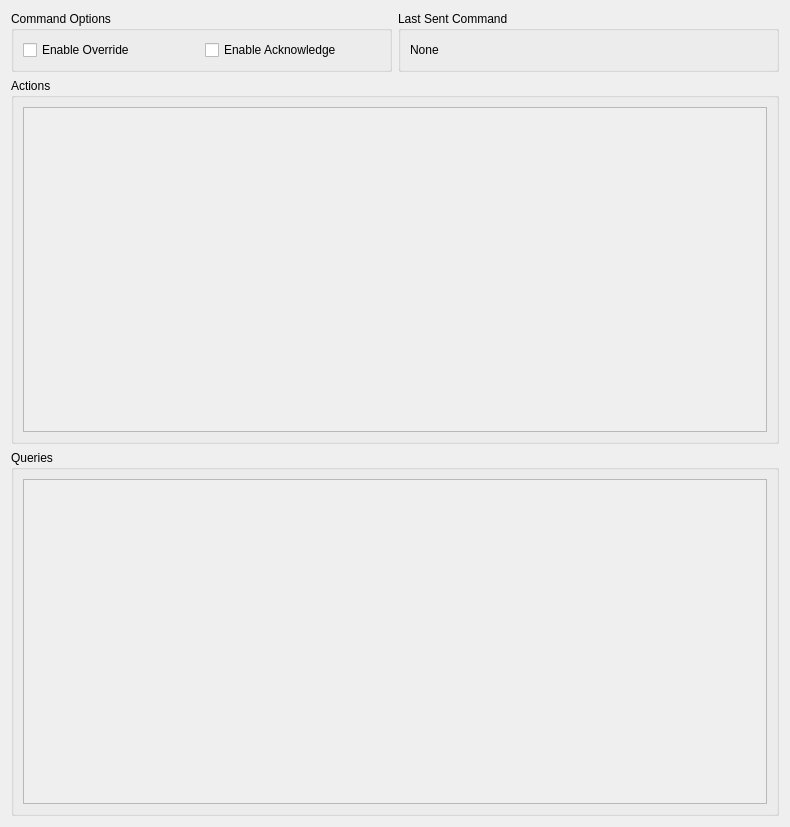
<?xml version="1.0" encoding="UTF-8"?>
<ui version="4.0">
 <class>FunctionLibrary</class>
 <widget class="QWidget" name="FunctionLibrary">
  <property name="geometry">
   <rect>
    <x>0</x>
    <y>0</y>
    <width>790</width>
    <height>827</height>
   </rect>
  </property>
  <property name="windowTitle">
   <string>Function Library</string>
  </property>
  <layout class="QVBoxLayout" name="verticalLayout">
   <item>
    <layout class="QHBoxLayout" name="horizontalLayout_5">
     <item>
      <widget class="QGroupBox" name="groupBox_9">
       <property name="title">
        <string>Command Options</string>
       </property>
       <layout class="QHBoxLayout" name="horizontalLayout_3">
        <item>
         <widget class="QCheckBox" name="ovrBit">
          <property name="text">
           <string>Enable Override</string>
          </property>
         </widget>
        </item>
        <item>
         <widget class="QCheckBox" name="ackBit">
          <property name="text">
           <string>Enable Acknowledge</string>
          </property>
         </widget>
        </item>
       </layout>
      </widget>
     </item>
     <item>
      <widget class="QGroupBox" name="groupBox_8">
       <property name="title">
        <string>Last Sent Command</string>
       </property>
       <layout class="QHBoxLayout" name="horizontalLayout_7">
        <item>
         <widget class="QLabel" name="lastSentLabel">
          <property name="text">
           <string>None</string>
          </property>
          <property name="wordWrap">
           <bool>true</bool>
          </property>
         </widget>
        </item>
       </layout>
      </widget>
     </item>
    </layout>
   </item>
   <item>
    <widget class="QGroupBox" name="groupBox_28">
     <property name="title">
      <string>Actions</string>
     </property>
     <property name="flat">
      <bool>true</bool>
     </property>
     <layout class="QHBoxLayout" name="horizontalLayout">
      <item>
       <widget class="QScrollArea" name="scrollArea_command">
        <property name="widgetResizable">
         <bool>true</bool>
        </property>
        <widget class="QWidget" name="scrollAreaWidgetContents">
         <property name="geometry">
          <rect>
           <x>0</x>
           <y>0</y>
           <width>746</width>
           <height>314</height>
          </rect>
         </property>
         <layout class="QHBoxLayout" name="horizontalLayout_4"/>
        </widget>
       </widget>
      </item>
     </layout>
    </widget>
   </item>
   <item>
    <widget class="QGroupBox" name="groupBox_29">
     <property name="title">
      <string>Queries</string>
     </property>
     <property name="flat">
      <bool>true</bool>
     </property>
     <layout class="QHBoxLayout" name="horizontalLayout_2">
      <item>
       <widget class="QScrollArea" name="scrollArea_query">
        <property name="widgetResizable">
         <bool>true</bool>
        </property>
        <widget class="QWidget" name="scrollAreaWidgetContents_2">
         <property name="geometry">
          <rect>
           <x>0</x>
           <y>0</y>
           <width>746</width>
           <height>314</height>
          </rect>
         </property>
         <layout class="QHBoxLayout" name="horizontalLayout_6"/>
        </widget>
       </widget>
      </item>
     </layout>
    </widget>
   </item>
  </layout>
 </widget>
 <resources/>
 <connections/>
</ui>
